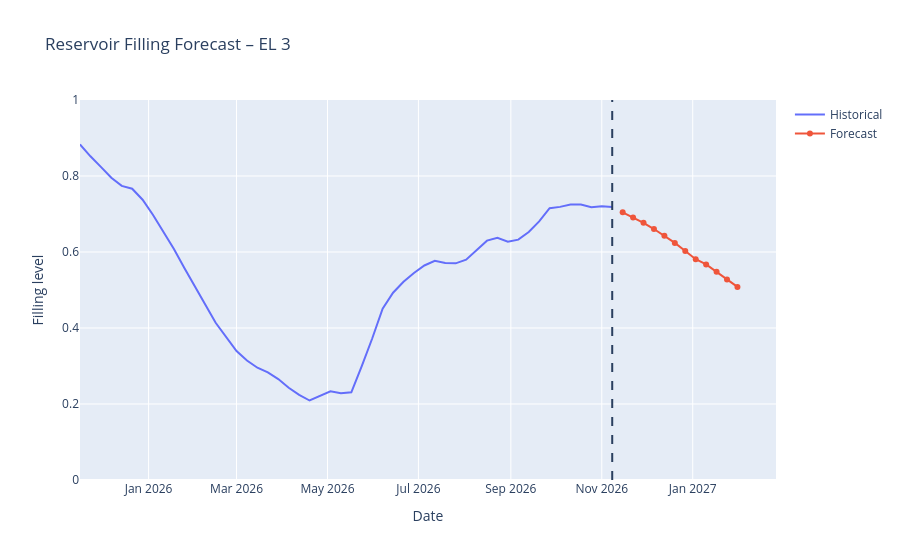

Notebook source saved alongside this figure:
### Code cell
history_for_plot = final_history.tail(52)

fig = go.Figure()

# Historical observations
fig.add_trace(
    go.Scatter(
        x=history_for_plot.index,
        y=history_for_plot.values,
        mode="lines",
        name="Historical"
    )
)

# Future forecast
fig.add_trace(
    go.Scatter(
        x=final_future_forecast.index,
        y=final_future_forecast.values,
        mode="lines+markers",
        name="Forecast"
    )
)

# Mark where forecasting starts
fig.add_vline(
    x=final_history.index.max(),
    line_dash="dash"
)

fig.update_layout(
    title="Reservoir Filling Forecast – EL 3",
    xaxis_title="Date",
    yaxis_title="Filling level",
    hovermode="x unified"
)

fig.update_yaxes(
    range=[0, 1]
)

fig.show()
